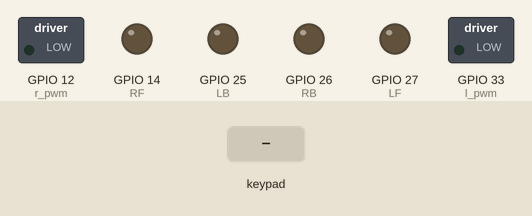
The sketch below on a simulated ESP32. Shown: switched loads named in the sketch (green lamp = pin HIGH), output pins drawn as LEDs (lit = HIGH). The test bench sets the inputs (shaded band).

Above: at 1.2 s.
1.3 s: key 'U' pressed
At 1.5 s:
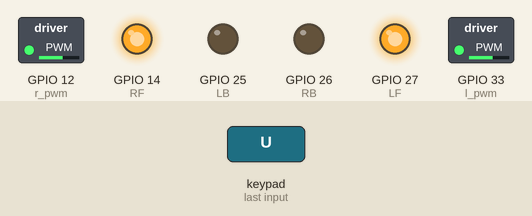
3.2 s: key 'D' pressed
At 3.4 s:
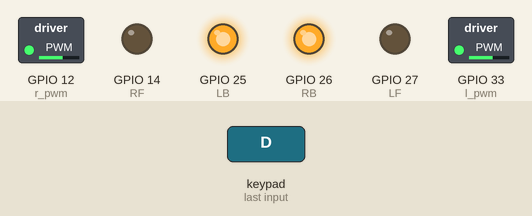
5.1 s: key 'L' pressed
At 5.3 s:
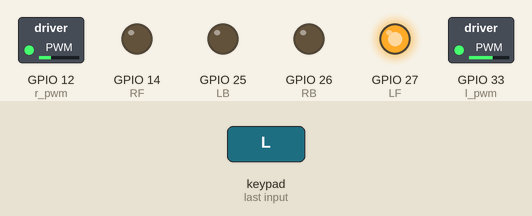
7.0 s: key 'R' pressed
At 7.2 s:
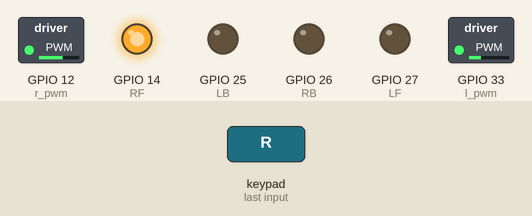
Timing chart, 0 to 9.9 s (numbered marks = the images above; inputs shaded):
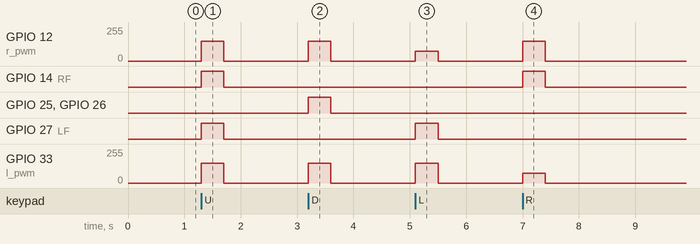

The sketch:

MASDR.ino
```cpp
#include <DabbleESP32.h>
#include <driver/ledc.h> // Include the ESP32 LEDC driver for PWM

// Motor control pins
#define r_pwm 12
#define l_pwm 33
#define RF 14
#define LF 27
#define RB 26
#define LB 25

// Variables for motor speed
int speed = 150;

// Movement functions
void moveForward() {
  digitalWrite(RF, HIGH);
  digitalWrite(LB, LOW);
  digitalWrite(LF, HIGH);
  digitalWrite(RB, LOW);
  ledcWrite(0, speed);
  ledcWrite(1, speed);
}

void moveBackward() {
  digitalWrite(RF, LOW);
  digitalWrite(LB, HIGH);
  digitalWrite(LF, LOW);
  digitalWrite(RB, HIGH);
  ledcWrite(0, speed);
  ledcWrite(1, speed);
}

void turnLeft() {
  digitalWrite(RF, LOW);
  digitalWrite(LB, LOW);
  digitalWrite(LF, HIGH);
  digitalWrite(RB, LOW);
  ledcWrite(0, speed / 2);
  ledcWrite(1, speed);
}

void turnRight() {
  digitalWrite(RF, HIGH);
  digitalWrite(LB, LOW);
  digitalWrite(LF, LOW);
  digitalWrite(RB, LOW);
  ledcWrite(0, speed);
  ledcWrite(1, speed / 2);
}

// Gradual stop function
void gradualStop() {
  for (int i = speed; i >= 0; i -= 5) {
    ledcWrite(0, i);
    ledcWrite(1, i);
    delay(50);  // Gradual slowdown
  }
  digitalWrite(RF, LOW);
  digitalWrite(LB, LOW);
  digitalWrite(LF, LOW);
  digitalWrite(RB, LOW);
}

// Function to stop the car immediately
void stopCar() {
  digitalWrite(RF, LOW);
  digitalWrite(LB, LOW);
  digitalWrite(LF, LOW);
  digitalWrite(RB, LOW);
  ledcWrite(0, 0);
  ledcWrite(1, 0);
}

// Setup function
void setup() {
  Serial.begin(115200);
  Dabble.begin("ESP32_RC_Car");  // Initialize Dabble with a Bluetooth name

  // Motor control pin setup
  pinMode(RF, OUTPUT);
  pinMode(LF, OUTPUT);
  pinMode(LB, OUTPUT);
  pinMode(RB, OUTPUT);
  digitalWrite(RF, LOW);
  digitalWrite(LB, LOW);
  digitalWrite(LF, LOW);
  digitalWrite(RB, LOW);

  // Set PWM pins for motor speed control
  ledcSetup(0, 5000, 8);  // Set PWM channel 0, 5kHz frequency, 8-bit resolution
  ledcSetup(1, 5000, 8);  // Set PWM channel 1, 5kHz frequency, 8-bit resolution
  ledcAttachPin(r_pwm, 0);  // Attach the r_pwm pin to PWM channel 0
  ledcAttachPin(l_pwm, 1);  // Attach the l_pwm pin to PWM channel 1
}

// Main loop
void loop() {
  Dabble.processInput();  // Process input from the Dabble app

  // Check for control inputs
  if (GamePad.isUpPressed()) {
    moveForward();
  }
  else if (GamePad.isDownPressed()) {
    moveBackward();
  }
  else if (GamePad.isLeftPressed()) {
    turnLeft();
  }
  else if (GamePad.isRightPressed()) {
    turnRight();
  }
  else if (GamePad.isSquarePressed()) {
    // Use either gradual or immediate stop
    // gradualStop();
    stopCar();
  }
  else if (!GamePad.isUpPressed() && !GamePad.isDownPressed() &&
          !GamePad.isLeftPressed() && !GamePad.isRightPressed()) {
    // Auto-stop when no direction buttons are pressed
    stopCar();
  }

  // Speed control
  if (GamePad.isTrianglePressed()) {
    speed = min(speed + 10, 255);  // Increase speed
    Serial.print("Speed increased to: ");
    Serial.println(speed);
  }
  else if (GamePad.isCirclePressed()) {
    speed = max(speed - 10, 0);  // Decrease speed
    Serial.print("Speed decreased to: ");
    Serial.println(speed);
  }
}
```

Measured:
- after the input at 1.3 s, GPIO 12 (r_pwm), GPIO 33 (l_pwm): 0/255 → 149/255 at once, → 0/255 0.40 s later; GPIO 14 (RF), GPIO 27 (LF): LOW → HIGH at once, → LOW 0.40 s later
- after the input at 3.2 s, GPIO 12 (r_pwm), GPIO 33 (l_pwm): 0/255 → 149/255 at once, → 0/255 0.40 s later; GPIO 25 (LB), GPIO 26 (RB): LOW → HIGH at once, → LOW 0.40 s later
- after the input at 5.1 s, GPIO 12 (r_pwm): 0/255 → 75/255 at once, → 0/255 0.40 s later; GPIO 27 (LF): LOW → HIGH at once, → LOW 0.40 s later; GPIO 33 (l_pwm): 0/255 → 149/255 at once, → 0/255 0.40 s later
- after the input at 7.0 s, GPIO 12 (r_pwm): 0/255 → 149/255 at once, → 0/255 0.40 s later; GPIO 14 (RF): LOW → HIGH at once, → LOW 0.40 s later; GPIO 33 (l_pwm): 0/255 → 75/255 at once, → 0/255 0.40 s later
